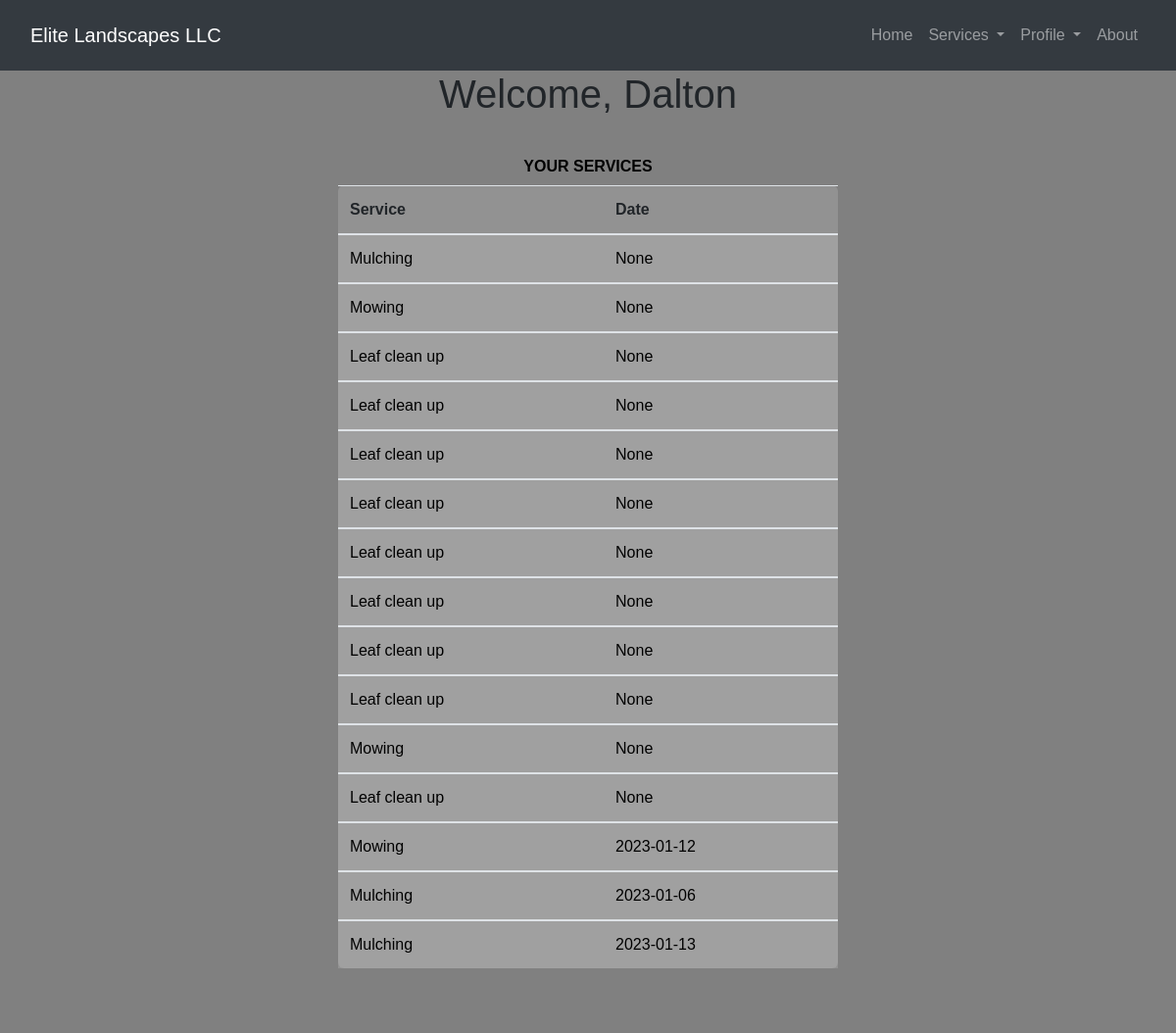
The app's page /dashboard (signed in) with its own data.
### app.py (models this page shows, shortened)
class users(db.Model, UserMixin):
    id = db.Column("id", db.Integer, primary_key=True)
    name = db.Column("name", db.String(20), nullable=False, unique=True)
    email = db.Column("email", db.String(80), nullable=False)
    password = db.Column("password", db.String)

class service_table(db.Model):
    id = db.Column(db.Integer, primary_key=True)
    user_id = db.Column(db.Integer)
    service = db.Column(db.String)
    service_date = db.Column(db.Date)

### app.py (the view)
@app.route('/dashboard', methods=["GET", "POST"])
@login_required
def dashboard():
    print(current_user.name)
    service_table_db = service_table.query.filter_by(user_id = current_user.id)
    return render_template('dashboard.html', service_table=service_table_db)

### app.py (called while the page is built)
@login_manager.user_loader
def load_user(user_id):
    return users.query.get(int(user_id))

### templates/dashboard.html (shortened to what this page needs)
{% extends "layout.html" %}
{% block main %}
<h1 id="dashboard-welcome">Welcome, {{ current_user.name }}</h1>
<h2 id="table-header">Your Services</h2>
<div class="container" id="service-table">
        <table class="table">
            <thead>
            <tr>
                <th scope="col">Service</th>
                <th scope="col">Date</th>
            </tr>
            </thead>
            {% for row in service_table %}
            <tbody>
            <tr>
                <td>{{ row['service'] }}</td>
                <td>{{ row['service_date'] }}</td>
            </tr>
            </tbody>
            {% endfor %}
    </table>
</div>
{% endblock %}

### templates/layout.html (shortened to what this page needs)
<!DOCTYPE html>
<html lang="en">
<head>
    <link rel="stylesheet" href="https://cdn.jsdelivr.net/npm/bootstrap@4.3.1/dist/css/bootstrap.min.css">
    <link rel="stylesheet" href="/static/styles.css">
</head>
<body>
    <nav class="navbar sticky-top navbar-expand-lg navbar-dark bg-dark pt-3 pb-3">
<div class="container-fluid">
        <a class="navbar-brand" href="/">Elite Landscapes LLC</a>
        <div class="collapse navbar-collapse" id="navbarSupportedContent">
          <ul class="navbar-nav ml-auto">
                    <li>
                        <a class="nav-link" href="/">Home </a>
                    </li>
                    <li class="nav-item dropdown">
                        <a class="nav-link dropdown-toggle" href="#" id="navbarDropdown" role="button" data-toggle="dropdown" aria-haspopup="true" aria-expanded="false">
                            Services
                            </a>
                    </li>
                    <li class="nav-item dropdown">
                        <a class="nav-link dropdown-toggle" href="#" id="navbarDropdown" role="button" data-toggle="dropdown" aria-haspopup="true" aria-expanded="false">
                        Profile
                        </a>
                    </li>
                        <li class="nav-item">
                            <a class="nav-link" href="/about" tabindex="-1" aria-disabled="true">About</a>
                        </li>
          </ul>
        </div>
      </nav>
    <main>
        {% block main %}{% endblock %}
    </main>
</body>
</html>

### static/styles.css (style rules this page uses)
html { background-color: #56baed; }
body { font-family: "Poppins", sans-serif; min-height: 100vh; background: gray; }
a { color: #92badd; display:inline-block; text-decoration: none; font-weight: 400; }
h2 { text-align: center; font-size: 16px; font-weight: 600; text-transform: uppercase; display:inline-block; margin: 40px 8px 10px 8px; color: #cccccc; }
.container-fluid { display: grid; grid-template-columns: repeat(4,1fr); }
#service-table { background-color: rgba(126, 124, 124, 0.1); }
table { margin: 0 auto; width: 80%; background-color: #cccccc3a; border-radius: 6px; }
#dashboard-welcome { text-align: center; }
#table-header { text-align: center; display: block; color: black; }
#service-table { justify-content: center; }
td { color: black; background-color: #cccccc3a; }
.container { padding-bottom: 50px; width: 45%; }

### records on screen
users: name "Dalton"
service_table: service "Mulching", service_date "None"
service_table: service "Mowing", service_date "None"
service_table: service "Leaf clean up", service_date "None"
service_table: service "Leaf clean up", service_date "None"
service_table: service "Leaf clean up", service_date "None"
service_table: service "Leaf clean up", service_date "None"
service_table: service "Leaf clean up", service_date "None"
service_table: service "Leaf clean up", service_date "None"
service_table: service "Leaf clean up", service_date "None"
service_table: service "Leaf clean up", service_date "None"
service_table: service "Mowing", service_date "None"
service_table: service "Leaf clean up", service_date "None"
service_table: service "Mowing", service_date "2023-01-12"
service_table: service "Mulching", service_date "2023-01-06"
service_table: service "Mulching", service_date "2023-01-13"
